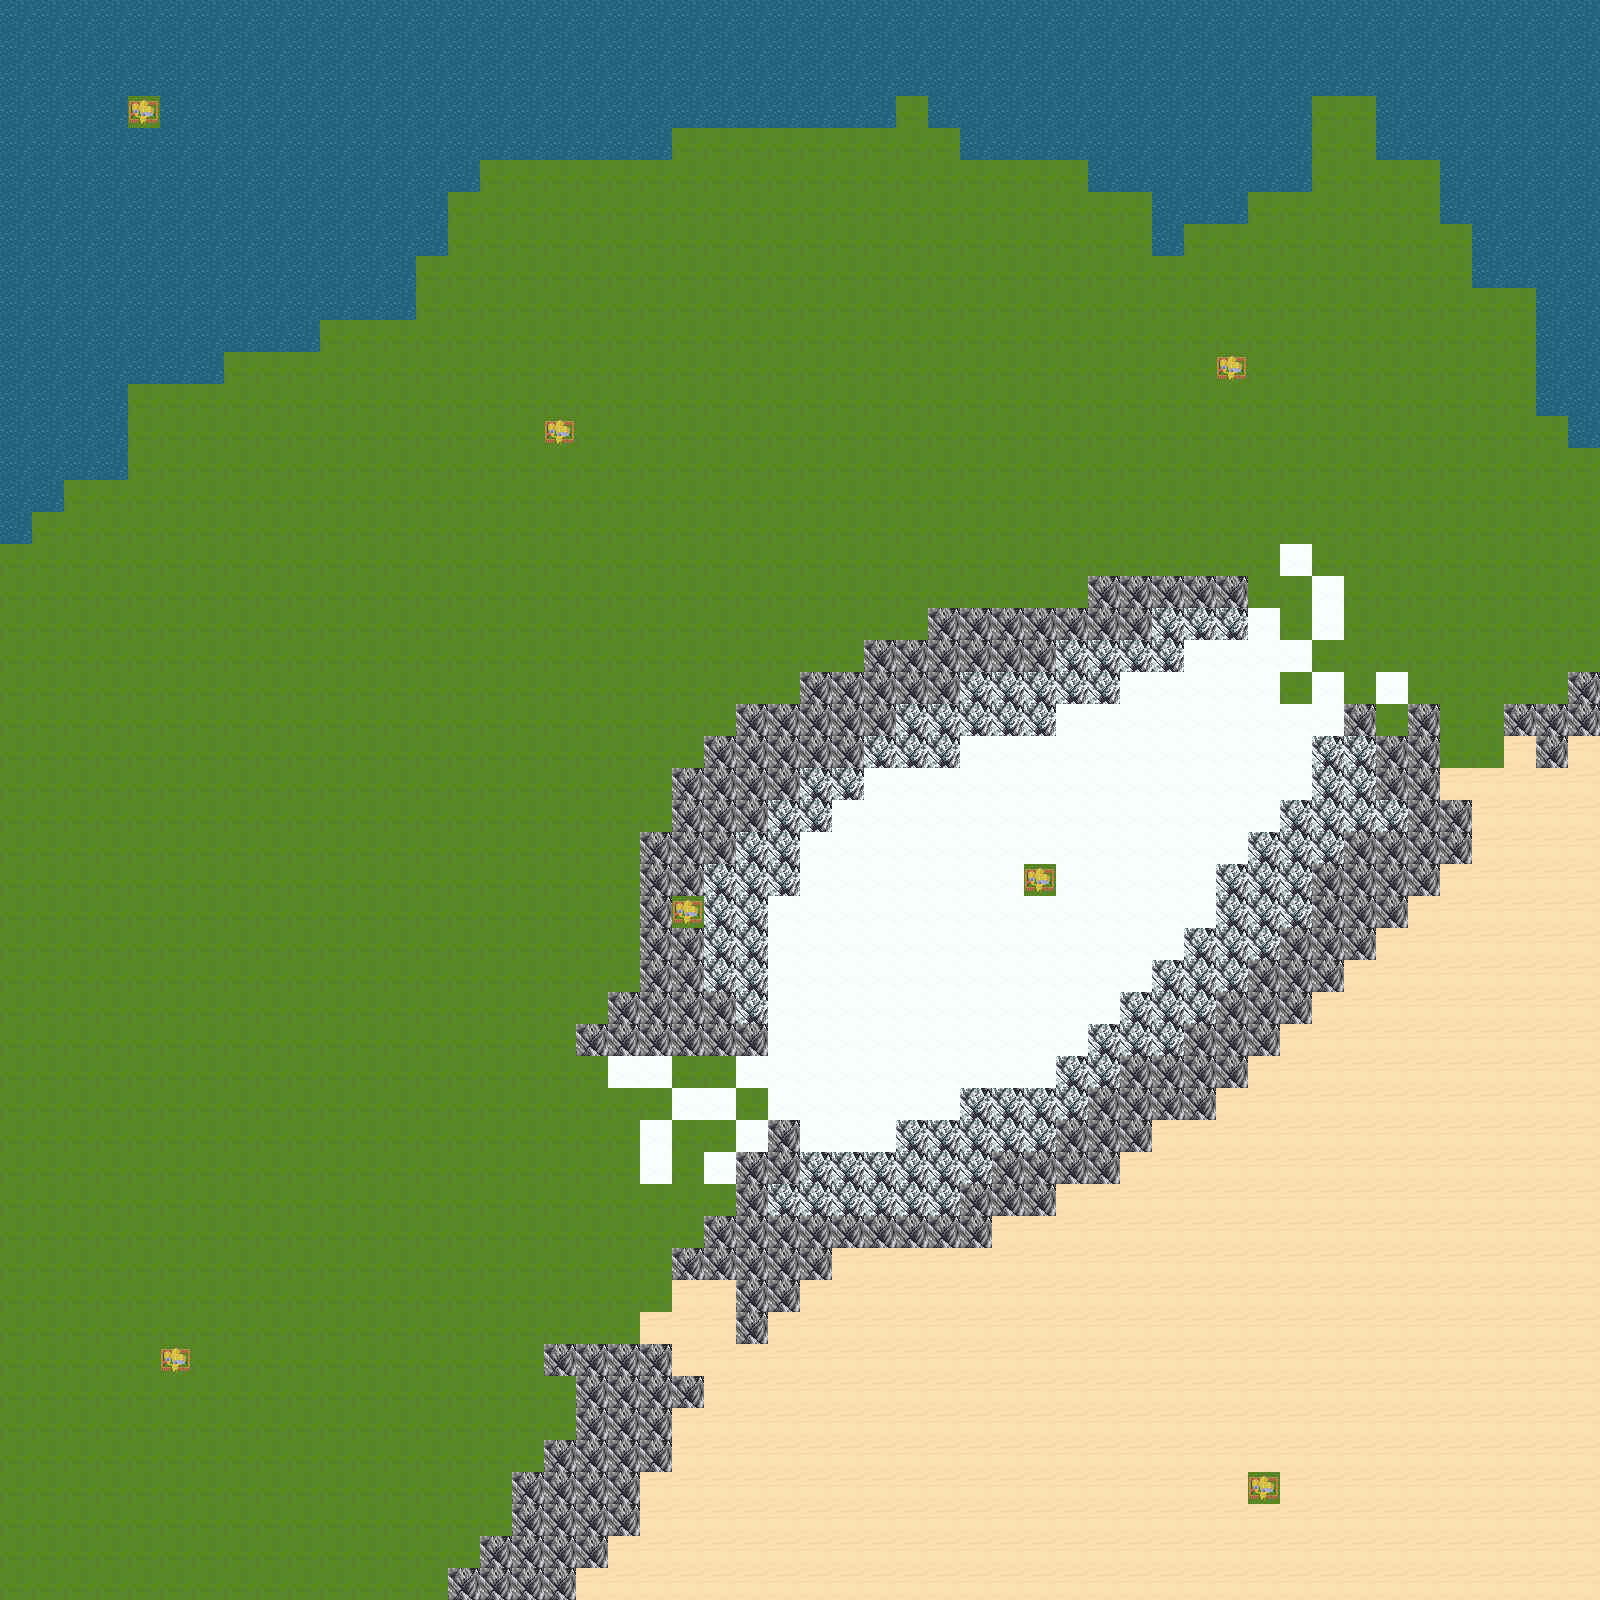

This is a level from a 2D game, rendered from its Tiled map with the project's own tilesets. A one-line summary and the map file follow, with tile-layer data summarised:
An orthogonal 50x50 tile map with 32x32 px tiles, 2 tile layers (Tile Layer 1, Tile Layer 2), 2 tilesets.

<map version="1.0" orientation="orthogonal" renderorder="right-down" width="50" height="50" tilewidth="32" tileheight="32" nextobjectid="1">
 <tileset firstgid="1" name="Tiled_Sheet" tilewidth="32" tileheight="32" tilecount="64" columns="8">
  <image source="../Image_Templates/Tiled_Sheet.png" width="256" height="256" />
 </tileset>
 <tileset firstgid="65" name="Tiled_Sheet_R" tilewidth="32" tileheight="32" tilecount="64" columns="8">
  <image source="../Image_Templates/Tiled_Sheet_R.png" width="256" height="256" />
 </tileset>
 <layer name="Tile Layer 1" width="50" height="50">
  <data>[2500 cells, 2500 non-empty, 6 distinct tile ids]</data>
 </layer>
 <layer name="Tile Layer 2" width="50" height="50">
  <data>[2500 cells, 7 non-empty, 1 distinct tile ids]</data>
 </layer>
</map>